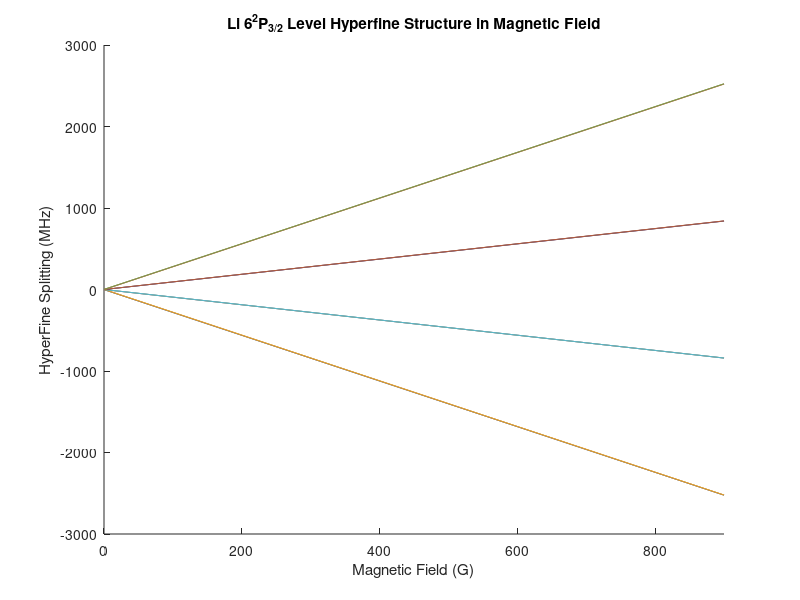

Write the MATLAB code that produced this figure.
%This code is tend for calculate the energy splitting of Cesium D2 line excited
%state in a magnetic field, for both F=2,3,4,5. The Hamiltonian is
%block-diagonalized in different m_F states(Total angular momentum is
%conserved in this process). m_F=5,-5: uncoupled states; m_F=4,-4:
%Breit-Rabi Formula applies; The rest states requies diagonalizing the
%matrix numerically.
clear all;
clc;

figure
hold on;

Bmax=900;
Bstep=1;

B=0:Bstep:Bmax;
E=zeros(12,length(B));
count=0;
for B=0:Bstep:Bmax            %Unit in G
    count=count+1;
%Matrix of States
M=[2.5  1.5  1.5  0.5  0.5  0.5  -0.5  -0.5  -0.5  -1.5  -1.5  -2.5;     %m_F
     1    1    0    1    0   -1     1     0    -1     0    -1    -1;     %m_I
   1.5  0.5  1.5 -0.5  0.5  1.5  -1.5  -0.5   0.5  -1.5  -0.5  -1.5];    %m_J 
H=zeros(12,12);    % Hamiltonian
I=1;
J=3/2;
S=1/2;
u_B=1.399624624;      %MHz*h/G  Bohr Magneton
A_hfs=-1.155;         %MHz*h   Magnetic Dipole Constant for 6P3/2
B_hfs=-0.1;          %MHz*h    
g_s=2.0023193043737;  %Electron spin Lande-g factor
g_L=0.99999587;       %Electron orbital Lande-g factor
g_I=-0.0004476540;   %Nuclar Lande-g factor
g_J=1.335;           %2P3/2 Lande-g factor

for i=1:12
    H(i,i)=u_B*B*(g_J*M(3,i)+g_I*M(2,i)) + A_hfs*M(2,i)*M(3,i)  + (B_hfs/((2*I^2-I)*(2*J^2-J)))*(  -0.5*(I+I^2)*(J+J^2) + 0.75*M(3,i)*M(2,i) + 1.5*M(3,i)^2*M(2,i)^2 + 0.75*( (J+M(3,i))*(J-M(3,i)+1)*(I-M(2,i))*(I+M(2,i)+1)+(I+M(2,i))*(I-M(2,i)+1)*(J-M(3,i))*(J+M(3,i)+1)) );                                       
end
for ii=1:11
    if M(1,ii)==M(1,ii+1)
        H(ii,ii+1)=( 0.5*A_hfs +( B_hfs/((2*I^2-I)*(2*J^2-J)) )*(3/8 + 1.5*M(2,ii)*M(3,ii)) )*sqrt( (J-M(3,ii))*(J+M(3,ii)+1)*(I+M(2,ii))*(I-M(2,ii)+1) );
        H(ii+1,ii)= H(ii,ii+1);
    end
end
for j=1:10
    if M(1,j)==M(1,j+2)
        H(j,j+2)=(3*B_hfs/(8*(2*I^2-I)*(2*J^2-J) ))*sqrt( (J+M(3,j)+2)*(J+M(3,j)+1)*(J-M(3,j))*(J-M(3,j)-1)*(I+M(2,j))*(I-M(2,j)+1)*(I+M(2,j)-1)*(I-M(2,j)+2) );
        H(j+2,j)=H(j,j+2);
%         H(j+2,j)=(3*B_hfs/(8*(2*I^2-I)*(2*J^2-J) ))*sqrt( (J+M(3,j)+2)*(J+M(3,j)+1)*(J-M(3,j))*(J-M(3,j)-1)*(I+M(2,j))*(I-M(2,j)+1)*(I+M(2,j)-1)*(I-M(2,j)+2) );
    end
end

E(:,count)=eig(H);
end

B=0:Bstep:Bmax;

for i=1:12
    plot(B,E(i,1:length(B)));
end
ylim([-3000 3000]);
xlim([0 900]);
ylabel('HyperFine Splitting (MHz)');
xlabel('Magnetic Field (G)');
title('Li 6^2P_{3/2} Level Hyperfine Structure in Magnetic Field');








